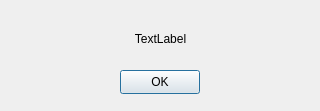
<?xml version="1.0" encoding="UTF-8"?>
<ui version="4.0">
 <class>ErrorDialog</class>
 <widget class="QDialog" name="ErrorDialog">
  <property name="geometry">
   <rect>
    <x>0</x>
    <y>0</y>
    <width>320</width>
    <height>111</height>
   </rect>
  </property>
  <property name="windowTitle">
   <string>Dialog</string>
  </property>
  <widget class="QPushButton" name="pushButton">
   <property name="geometry">
    <rect>
     <x>120</x>
     <y>70</y>
     <width>80</width>
     <height>24</height>
    </rect>
   </property>
   <property name="text">
    <string>OK</string>
   </property>
  </widget>
  <widget class="QLabel" name="label">
   <property name="geometry">
    <rect>
     <x>0</x>
     <y>30</y>
     <width>321</width>
     <height>17</height>
    </rect>
   </property>
   <property name="text">
    <string>TextLabel</string>
   </property>
   <property name="alignment">
    <set>Qt::AlignCenter</set>
   </property>
  </widget>
 </widget>
 <resources/>
 <connections/>
</ui>
